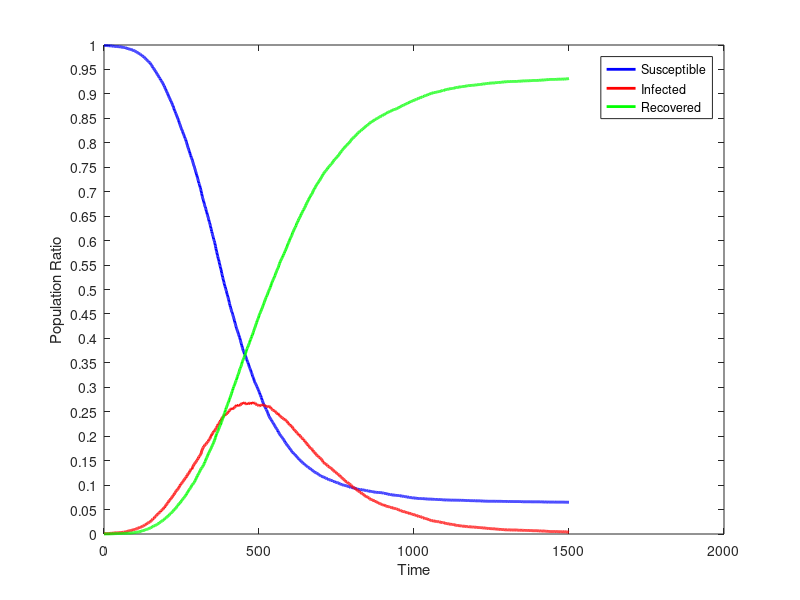

The MATLAB source for this figure:
dynamics = [
9990,10,0;
9990,10,0;
9990,10,0;
9990,10,0;
9990,9,1;
9990,8,2;
9990,8,2;
9989,9,2;
9988,10,2;
9988,10,2;
9987,11,2;
9987,11,2;
9986,12,2;
9986,12,2;
9985,13,2;
9985,13,2;
9984,14,2;
9984,13,3;
9984,13,3;
9984,13,3;
9982,15,3;
9982,15,3;
9982,15,3;
9981,16,3;
9981,15,4;
9980,16,4;
9980,16,4;
9980,16,4;
9980,15,5;
9977,18,5;
9975,20,5;
9974,21,5;
9973,22,5;
9973,22,5;
9973,20,7;
9972,21,7;
9972,21,7;
9971,22,7;
9970,23,7;
9969,24,7;
9968,25,7;
9968,24,8;
9967,25,8;
9967,24,9;
9966,25,9;
9965,26,9;
9965,26,9;
9965,26,9;
9965,26,9;
9965,26,9;
9965,26,9;
9963,28,9;
9961,30,9;
9960,31,9;
9960,31,9;
9959,32,9;
9959,32,9;
9958,32,10;
9957,33,10;
9956,34,10;
9954,36,10;
9953,36,11;
9951,38,11;
9949,39,12;
9949,39,12;
9948,38,14;
9948,38,14;
9947,39,14;
9946,40,14;
9945,41,14;
9941,44,15;
9938,47,15;
9935,50,15;
9935,50,15;
9933,52,15;
9930,55,15;
9928,56,16;
9927,57,16;
9924,59,17;
9921,62,17;
9920,63,17;
9918,64,18;
9915,67,18;
9915,67,18;
9914,68,18;
9912,70,18;
9912,70,18;
9910,72,18;
9906,76,18;
9903,77,20;
9901,78,21;
9898,80,22;
9897,81,22;
9894,83,23;
9894,81,25;
9889,86,25;
9885,89,26;
9884,89,27;
9881,91,28;
9878,92,30;
9874,95,31;
9871,96,33;
9867,100,33;
9864,103,33;
9860,106,34;
9857,106,37;
9851,111,38;
9849,112,39;
9845,116,39;
9840,119,41;
9837,121,42;
9834,123,43;
9830,126,44;
9827,127,46;
9822,132,46;
9818,135,47;
9817,133,50;
9812,138,50;
9807,140,53;
9803,143,54;
9797,144,59;
9793,145,62;
9790,148,62;
9784,152,64;
9775,158,67;
9771,160,69;
9768,161,71;
9765,163,72;
9761,167,72;
9753,174,73;
9745,179,76;
9737,185,78;
9731,190,79;
9728,188,84;
9723,190,87;
9715,197,88;
9707,203,90;
9703,203,94;
9694,210,96;
9687,216,97;
9680,221,99;
9675,223,102;
9669,228,103;
9666,230,104;
9656,237,107;
9651,239,110;
9645,243,112;
9640,243,117;
9634,247,119;
9631,249,120;
9618,257,125;
9610,261,129;
9599,268,133;
9588,277,135;
9582,280,138;
9570,289,141;
9561,292,147;
9551,299,150;
9535,313,152;
9528,313,159;
9521,314,165;
9514,319,167;
9504,327,169;
9494,336,170;
9483,347,170;
9472,356,172;
9459,364,177;
9456,365,179;
9445,371,184;
9432,380,188;
9422,385,193;
9410,394,196;
9399,399,202;
9394,403,203;
9382,411,207;
9369,422,209;
9358,429,213;
9348,433,219;
9339,436,225;
9323,443,234;
9318,445,237;
9311,449,240;
9302,453,245;
9283,470,247;
9274,474,252;
9265,479,256;
9258,480,262;
9247,488,265;
9238,493,269;
9228,496,276;
9215,505,280;
9202,514,284;
9187,527,286;
9173,537,290;
9166,538,296;
9154,538,308;
9133,555,312;
9119,560,321;
9103,572,325;
9095,577,328;
9077,592,331;
9061,602,337;
9047,610,343;
9036,617,347;
9021,625,354;
9009,630,361;
8996,637,367;
8978,652,370;
8960,661,379;
8948,670,382;
8932,682,386;
8918,686,396;
8906,693,401;
8892,699,409;
8879,708,413;
8862,722,416;
8854,721,425;
8837,732,431;
8823,741,436;
8810,748,442;
8793,760,447;
8779,766,455;
8762,777,461;
8749,782,469;
8726,796,478;
8709,803,488;
8694,807,499;
8671,825,504;
8654,837,509;
8644,843,513;
8630,851,519;
8611,861,528;
8597,872,531;
8578,882,540;
8563,888,549;
8547,893,560;
8530,902,568;
8515,911,574;
8500,920,580;
8483,924,593;
8467,935,598;
8450,942,608;
8426,954,620;
8408,966,626;
8389,982,629;
8374,989,637;
8354,1002,644;
8333,1019,648;
8315,1023,662;
8301,1031,668;
8287,1037,676;
8268,1043,689;
8254,1051,695;
8235,1060,705;
8221,1065,714;
8202,1076,722;
8185,1086,729;
8172,1094,734;
8153,1104,743;
8135,1113,752;
8118,1124,758;
8098,1134,768;
8087,1139,774;
8071,1147,782;
8057,1151,792;
8031,1167,802;
8008,1173,819;
7990,1181,829;
7971,1193,836;
7944,1213,843;
7927,1218,855;
7903,1232,865;
7888,1231,881;
7865,1239,896;
7848,1249,903;
7832,1258,910;
7813,1270,917;
7788,1287,925;
7770,1297,933;
7750,1309,941;
7734,1316,950;
7709,1329,962;
7695,1327,978;
7681,1325,994;
7665,1333,1002;
7640,1352,1008;
7620,1368,1012;
7597,1382,1021;
7577,1392,1031;
7555,1404,1041;
7534,1419,1047;
7517,1426,1057;
7496,1434,1070;
7474,1443,1083;
7453,1455,1092;
7432,1464,1104;
7410,1470,1120;
7387,1479,1134;
7367,1486,1147;
7342,1499,1159;
7321,1508,1171;
7297,1514,1189;
7273,1528,1199;
7250,1540,1210;
7229,1547,1224;
7202,1562,1236;
7176,1580,1244;
7164,1585,1251;
7143,1593,1264;
7119,1599,1282;
7093,1609,1298;
7073,1618,1309;
7049,1630,1321;
7020,1645,1335;
6994,1665,1341;
6963,1691,1346;
6932,1710,1358;
6904,1728,1368;
6880,1745,1375;
6858,1758,1384;
6836,1767,1397;
6814,1773,1413;
6789,1791,1420;
6765,1795,1440;
6739,1809,1452;
6717,1813,1470;
6695,1826,1479;
6684,1827,1489;
6658,1834,1508;
6635,1836,1529;
6606,1849,1545;
6586,1858,1556;
6566,1868,1566;
6540,1875,1585;
6515,1886,1599;
6496,1888,1616;
6473,1892,1635;
6452,1900,1648;
6427,1917,1656;
6397,1933,1670;
6375,1942,1683;
6357,1946,1697;
6333,1955,1712;
6308,1968,1724;
6280,1984,1736;
6252,2001,1747;
6232,2007,1761;
6191,2034,1775;
6177,2031,1792;
6148,2047,1805;
6125,2058,1817;
6101,2067,1832;
6081,2076,1843;
6057,2084,1859;
6024,2102,1874;
6004,2102,1894;
5988,2101,1911;
5961,2115,1924;
5934,2122,1944;
5904,2134,1962;
5877,2144,1979;
5840,2155,2005;
5807,2167,2026;
5781,2171,2048;
5759,2181,2060;
5727,2202,2071;
5699,2213,2088;
5675,2224,2101;
5646,2244,2110;
5627,2249,2124;
5605,2251,2144;
5577,2259,2164;
5548,2273,2179;
5520,2282,2198;
5493,2295,2212;
5468,2307,2225;
5439,2326,2235;
5416,2330,2254;
5396,2331,2273;
5359,2354,2287;
5329,2367,2304;
5302,2374,2324;
5280,2375,2345;
5248,2391,2361;
5222,2402,2376;
5197,2406,2397;
5172,2408,2420;
5143,2412,2445;
5121,2418,2461;
5092,2433,2475;
5069,2442,2489;
5052,2432,2516;
5026,2436,2538;
5002,2447,2551;
4980,2447,2573;
4965,2449,2586;
4930,2464,2606;
4908,2467,2625;
4889,2468,2643;
4864,2479,2657;
4839,2490,2671;
4817,2491,2692;
4799,2497,2704;
4763,2513,2724;
4737,2521,2742;
4713,2527,2760;
4683,2537,2780;
4664,2541,2795;
4636,2554,2810;
4616,2554,2830;
4593,2559,2848;
4572,2556,2872;
4547,2565,2888;
4537,2553,2910;
4517,2558,2925;
4491,2568,2941;
4470,2562,2968;
4451,2565,2984;
4427,2567,3006;
4409,2573,3018;
4381,2588,3031;
4360,2591,3049;
4332,2600,3068;
4308,2607,3085;
4287,2613,3100;
4264,2616,3120;
4243,2619,3138;
4216,2638,3146;
4198,2632,3170;
4180,2627,3193;
4161,2623,3216;
4142,2625,3233;
4126,2621,3253;
4106,2626,3268;
4080,2640,3280;
4066,2634,3300;
4048,2630,3322;
4025,2628,3347;
4009,2626,3365;
3987,2630,3383;
3959,2645,3396;
3936,2649,3415;
3915,2655,3430;
3892,2662,3446;
3863,2671,3466;
3843,2664,3493;
3817,2665,3518;
3795,2671,3534;
3780,2670,3550;
3750,2685,3565;
3738,2681,3581;
3724,2676,3600;
3707,2680,3613;
3683,2687,3630;
3670,2680,3650;
3663,2673,3664;
3649,2666,3685;
3632,2663,3705;
3613,2663,3724;
3593,2664,3743;
3577,2657,3766;
3562,2652,3786;
3539,2665,3796;
3523,2661,3816;
3510,2664,3826;
3497,2659,3844;
3474,2669,3857;
3453,2672,3875;
3431,2677,3892;
3411,2680,3909;
3394,2681,3925;
3382,2671,3947;
3369,2661,3970;
3352,2666,3982;
3330,2676,3994;
3310,2681,4009;
3294,2675,4031;
3279,2675,4046;
3263,2671,4066;
3234,2691,4075;
3216,2690,4094;
3207,2675,4118;
3191,2673,4136;
3171,2674,4155;
3150,2679,4171;
3130,2681,4189;
3112,2682,4206;
3094,2681,4225;
3085,2674,4241;
3074,2661,4265;
3061,2658,4281;
3048,2652,4300;
3034,2643,4323;
3019,2645,4336;
3007,2636,4357;
2988,2639,4373;
2973,2639,4388;
2959,2636,4405;
2945,2635,4420;
2927,2631,4442;
2913,2621,4466;
2899,2620,4481;
2884,2619,4497;
2860,2628,4512;
2843,2634,4523;
2834,2632,4534;
2818,2631,4551;
2794,2631,4575;
2782,2629,4589;
2759,2639,4602;
2738,2644,4618;
2730,2639,4631;
2707,2641,4652;
2687,2643,4670;
2675,2639,4686;
2657,2637,4706;
2645,2634,4721;
2629,2636,4735;
2610,2633,4757;
2601,2627,4772;
2590,2616,4794;
2574,2615,4811;
2554,2618,4828;
2547,2613,4840;
2539,2612,4849;
2528,2605,4867;
2512,2606,4882;
2496,2609,4895;
2479,2606,4915;
2464,2603,4933;
2448,2602,4950;
2425,2611,4964;
2409,2612,4979;
2400,2606,4994;
2386,2604,5010;
2378,2599,5023;
2367,2596,5037;
2359,2591,5050;
2349,2578,5073;
2339,2569,5092;
2330,2557,5113;
2315,2555,5130;
2304,2549,5147;
2295,2546,5159;
2287,2535,5178;
2277,2531,5192;
2270,2526,5204;
2257,2526,5217;
2245,2524,5231;
2232,2519,5249;
2221,2519,5260;
2211,2511,5278;
2199,2511,5290;
2190,2499,5311;
2178,2493,5329;
2166,2488,5346;
2157,2478,5365;
2149,2470,5381;
2141,2466,5393;
2129,2463,5408;
2120,2457,5423;
2110,2452,5438;
2089,2463,5448;
2080,2455,5465;
2071,2439,5490;
2060,2431,5509;
2051,2419,5530;
2040,2418,5542;
2028,2410,5562;
2015,2411,5574;
2007,2405,5588;
2001,2396,5603;
1992,2391,5617;
1986,2384,5630;
1977,2383,5640;
1970,2379,5651;
1961,2375,5664;
1954,2363,5683;
1941,2362,5697;
1933,2358,5709;
1924,2348,5728;
1916,2346,5738;
1905,2345,5750;
1894,2336,5770;
1876,2340,5784;
1871,2336,5793;
1859,2329,5812;
1852,2321,5827;
1846,2312,5842;
1836,2308,5856;
1827,2303,5870;
1812,2302,5886;
1807,2287,5906;
1802,2272,5926;
1793,2267,5940;
1787,2259,5954;
1776,2259,5965;
1767,2251,5982;
1759,2244,5997;
1746,2242,6012;
1741,2226,6033;
1729,2222,6049;
1720,2221,6059;
1715,2213,6072;
1706,2211,6083;
1699,2204,6097;
1687,2203,6110;
1679,2193,6128;
1673,2177,6150;
1669,2165,6166;
1662,2161,6177;
1657,2150,6193;
1645,2148,6207;
1642,2134,6224;
1634,2127,6239;
1632,2116,6252;
1624,2113,6263;
1615,2113,6272;
1610,2105,6285;
1602,2096,6302;
1597,2090,6313;
1590,2076,6334;
1579,2069,6352;
1573,2063,6364;
1562,2062,6376;
1558,2055,6387;
1549,2045,6406;
1545,2043,6412;
1539,2028,6433;
1531,2020,6449;
1520,2025,6455;
1514,2017,6469;
1511,2010,6479;
1503,2007,6490;
1499,1994,6507;
1496,1983,6521;
1487,1974,6539;
1480,1968,6552;
1473,1967,6560;
1467,1960,6573;
1461,1953,6586;
1455,1946,6599;
1449,1942,6609;
1447,1925,6628;
1444,1922,6634;
1438,1917,6645;
1431,1911,6658;
1429,1903,6668;
1419,1902,6679;
1414,1888,6698;
1410,1879,6711;
1405,1875,6720;
1398,1861,6741;
1392,1854,6754;
1389,1847,6764;
1380,1841,6779;
1377,1834,6789;
1370,1830,6800;
1364,1822,6814;
1364,1806,6830;
1358,1803,6839;
1354,1794,6852;
1350,1784,6866;
1348,1777,6875;
1340,1768,6892;
1339,1765,6896;
1334,1754,6912;
1327,1751,6922;
1318,1751,6931;
1316,1742,6942;
1312,1740,6948;
1306,1735,6959;
1302,1726,6972;
1298,1718,6984;
1294,1702,7004;
1289,1690,7021;
1287,1681,7032;
1279,1679,7042;
1274,1675,7051;
1267,1674,7059;
1262,1664,7074;
1259,1656,7085;
1257,1647,7096;
1252,1640,7108;
1251,1630,7119;
1248,1619,7133;
1246,1611,7143;
1241,1606,7153;
1237,1604,7159;
1234,1597,7169;
1230,1593,7177;
1226,1589,7185;
1223,1577,7200;
1215,1574,7211;
1211,1570,7219;
1206,1566,7228;
1202,1564,7234;
1196,1558,7246;
1192,1553,7255;
1187,1543,7270;
1181,1540,7279;
1181,1531,7288;
1178,1522,7300;
1175,1513,7312;
1173,1505,7322;
1172,1495,7333;
1170,1487,7343;
1169,1472,7359;
1166,1467,7367;
1161,1465,7374;
1160,1454,7386;
1154,1449,7397;
1152,1441,7407;
1150,1437,7413;
1145,1436,7419;
1144,1431,7425;
1142,1428,7430;
1141,1421,7438;
1137,1415,7448;
1132,1414,7454;
1127,1410,7463;
1126,1402,7472;
1125,1389,7486;
1119,1385,7496;
1115,1385,7500;
1111,1381,7508;
1110,1373,7517;
1109,1368,7523;
1108,1361,7531;
1106,1358,7536;
1104,1356,7540;
1102,1351,7547;
1098,1347,7555;
1096,1339,7565;
1095,1336,7569;
1093,1331,7576;
1090,1327,7583;
1086,1321,7593;
1085,1312,7603;
1077,1304,7619;
1076,1297,7627;
1074,1290,7636;
1071,1286,7643;
1070,1284,7646;
1067,1276,7657;
1061,1278,7661;
1060,1272,7668;
1059,1269,7672;
1058,1261,7681;
1058,1253,7689;
1056,1247,7697;
1055,1238,7707;
1053,1234,7713;
1049,1231,7720;
1047,1227,7726;
1044,1220,7736;
1043,1214,7743;
1041,1209,7750;
1036,1207,7757;
1032,1204,7764;
1028,1194,7778;
1027,1186,7787;
1024,1177,7799;
1021,1174,7805;
1017,1168,7815;
1014,1164,7822;
1011,1162,7827;
1010,1157,7833;
1007,1148,7845;
1006,1142,7852;
1004,1135,7861;
1003,1129,7868;
1002,1124,7874;
999,1118,7883;
998,1114,7888;
997,1109,7894;
997,1102,7901;
995,1097,7908;
992,1086,7922;
990,1079,7931;
988,1076,7936;
986,1071,7943;
984,1065,7951;
983,1063,7954;
979,1064,7957;
978,1059,7963;
978,1051,7971;
976,1047,7977;
974,1038,7988;
973,1035,7992;
969,1031,8000;
966,1028,8006;
965,1025,8010;
963,1019,8018;
960,1014,8026;
957,1009,8034;
950,1006,8044;
950,998,8052;
949,989,8062;
949,980,8071;
946,974,8080;
946,967,8087;
946,960,8094;
944,959,8097;
942,954,8104;
942,949,8109;
940,945,8115;
939,945,8116;
939,942,8119;
939,935,8126;
935,930,8135;
932,927,8141;
931,920,8149;
930,914,8156;
928,907,8165;
927,904,8169;
927,897,8176;
923,895,8182;
920,888,8192;
915,885,8200;
914,881,8205;
913,878,8209;
910,875,8215;
910,869,8221;
909,867,8224;
909,858,8233;
909,852,8239;
909,849,8242;
909,848,8243;
907,844,8249;
907,836,8257;
906,830,8264;
906,824,8270;
904,823,8273;
903,821,8276;
901,814,8285;
900,811,8289;
898,811,8291;
896,806,8298;
896,798,8306;
896,795,8309;
895,788,8317;
895,782,8323;
894,774,8332;
893,771,8336;
892,766,8342;
892,760,8348;
885,765,8350;
884,763,8353;
884,759,8357;
882,756,8362;
882,752,8366;
882,747,8371;
881,742,8377;
879,740,8381;
876,735,8389;
876,725,8399;
876,718,8406;
875,714,8411;
873,712,8415;
872,709,8419;
872,705,8423;
871,703,8426;
870,703,8427;
869,701,8430;
868,695,8437;
867,694,8439;
864,694,8442;
863,690,8447;
862,686,8452;
859,686,8455;
858,681,8461;
857,678,8465;
855,678,8467;
855,669,8476;
854,665,8481;
854,664,8482;
854,660,8486;
854,659,8487;
854,656,8490;
853,653,8494;
851,652,8497;
851,648,8501;
850,646,8504;
850,639,8511;
849,637,8514;
849,633,8518;
848,631,8521;
848,627,8525;
848,623,8529;
848,620,8532;
847,618,8535;
846,615,8539;
845,612,8543;
843,611,8546;
843,608,8549;
843,607,8550;
843,604,8553;
842,597,8561;
840,595,8565;
839,594,8567;
837,595,8568;
837,590,8573;
832,595,8573;
832,593,8575;
832,589,8579;
830,585,8585;
829,579,8592;
828,576,8596;
828,574,8598;
825,570,8605;
824,571,8605;
824,568,8608;
820,566,8614;
817,565,8618;
816,562,8622;
814,562,8624;
814,559,8627;
813,557,8630;
812,556,8632;
811,555,8634;
811,552,8637;
810,553,8637;
810,547,8643;
809,547,8644;
806,546,8648;
803,544,8653;
802,544,8654;
801,540,8659;
800,535,8665;
800,534,8666;
798,532,8670;
797,531,8672;
796,528,8676;
796,528,8676;
796,527,8677;
796,525,8679;
794,526,8680;
794,524,8682;
794,522,8684;
792,522,8686;
792,517,8691;
791,517,8692;
790,516,8694;
790,512,8698;
790,507,8703;
789,506,8705;
788,504,8708;
788,502,8710;
787,500,8713;
787,496,8717;
786,494,8720;
785,492,8723;
785,489,8726;
782,487,8731;
780,486,8734;
780,477,8743;
779,476,8745;
778,474,8748;
776,474,8750;
775,473,8752;
775,469,8756;
775,465,8760;
774,464,8762;
774,461,8765;
773,461,8766;
771,459,8770;
770,456,8774;
769,455,8776;
768,453,8779;
767,453,8780;
765,451,8784;
762,452,8786;
762,448,8790;
760,448,8792;
759,443,8798;
759,440,8801;
758,439,8803;
758,436,8806;
758,434,8808;
756,429,8815;
754,428,8818;
752,429,8819;
751,430,8819;
751,428,8821;
751,423,8826;
748,425,8827;
746,420,8834;
745,416,8839;
744,414,8842;
742,414,8844;
742,413,8845;
742,411,8847;
742,408,8850;
742,403,8855;
741,402,8857;
739,402,8859;
738,400,8862;
737,400,8863;
737,397,8866;
736,394,8870;
736,391,8873;
735,390,8875;
735,387,8878;
734,387,8879;
734,386,8880;
734,381,8885;
732,382,8886;
732,376,8892;
732,372,8896;
729,372,8899;
728,372,8900;
728,371,8901;
728,368,8904;
727,365,8908;
727,362,8911;
727,358,8915;
725,358,8917;
725,357,8918;
724,357,8919;
723,354,8923;
723,353,8924;
723,350,8927;
723,349,8928;
723,347,8930;
723,346,8931;
723,343,8934;
723,339,8938;
723,332,8945;
722,330,8948;
722,330,8948;
721,329,8950;
721,327,8952;
721,325,8954;
721,320,8959;
720,319,8961;
720,317,8963;
718,316,8966;
718,313,8969;
717,312,8971;
716,312,8972;
716,309,8975;
716,308,8976;
715,308,8977;
714,303,8983;
714,301,8985;
714,297,8989;
714,295,8991;
714,294,8992;
714,292,8994;
714,291,8995;
714,287,8999;
714,284,9002;
713,280,9007;
713,280,9007;
713,277,9010;
713,275,9012;
713,272,9015;
713,270,9017;
712,270,9018;
711,271,9018;
711,270,9019;
710,270,9020;
710,266,9024;
710,265,9025;
710,263,9027;
708,264,9028;
708,263,9029;
708,263,9029;
708,260,9032;
708,260,9032;
707,260,9033;
707,258,9035;
707,255,9038;
707,255,9038;
707,253,9040;
706,252,9042;
705,251,9044;
705,250,9045;
705,250,9045;
705,249,9046;
703,250,9047;
703,249,9048;
703,247,9050;
703,244,9053;
703,243,9054;
703,242,9055;
703,239,9058;
702,236,9062;
700,237,9063;
700,236,9064;
700,235,9065;
700,231,9069;
699,232,9069;
699,232,9069;
699,232,9069;
697,230,9073;
697,226,9077;
697,226,9077;
697,225,9078;
697,223,9080;
697,219,9084;
697,218,9085;
697,216,9087;
695,215,9090;
695,214,9091;
695,214,9091;
695,212,9093;
695,212,9093;
695,210,9095;
695,208,9097;
695,206,9099;
694,206,9100;
694,205,9101;
694,205,9101;
694,203,9103;
694,202,9104;
694,199,9107;
694,198,9108;
693,199,9108;
693,198,9109;
693,198,9109;
693,198,9109;
692,199,9109;
692,197,9111;
692,195,9113;
692,194,9114;
692,194,9114;
692,191,9117;
692,188,9120;
692,188,9120;
692,186,9122;
692,184,9124;
692,182,9126;
692,181,9127;
692,181,9127;
692,180,9128;
691,180,9129;
691,177,9132;
691,176,9133;
691,174,9135;
691,174,9135;
691,171,9138;
691,171,9138;
691,170,9139;
691,170,9139;
691,170,9139;
691,169,9140;
691,169,9140;
690,169,9141;
690,166,9144;
690,165,9145;
690,165,9145;
690,162,9148;
690,162,9148;
689,163,9148;
689,163,9148;
689,161,9150;
689,160,9151;
689,160,9151;
689,159,9152;
688,160,9152;
688,159,9153;
687,159,9154;
686,160,9154;
686,157,9157;
686,156,9158;
686,156,9158;
686,154,9160;
686,151,9163;
686,149,9165;
686,149,9165;
685,149,9166;
685,149,9166;
684,150,9166;
683,151,9166;
683,150,9167;
683,148,9169;
683,147,9170;
682,147,9171;
682,147,9171;
682,146,9172;
681,146,9173;
681,146,9173;
681,146,9173;
681,144,9175;
681,144,9175;
681,144,9175;
681,142,9177;
681,142,9177;
681,142,9177;
681,141,9178;
681,141,9178;
681,140,9179;
680,141,9179;
680,140,9180;
679,140,9181;
679,140,9181;
679,140,9181;
679,139,9182;
678,139,9183;
678,139,9183;
678,136,9186;
678,136,9186;
678,136,9186;
678,135,9187;
678,134,9188;
678,134,9188;
678,132,9190;
678,132,9190;
678,132,9190;
678,130,9192;
678,130,9192;
678,130,9192;
678,129,9193;
677,129,9194;
676,129,9195;
676,128,9196;
676,126,9198;
675,127,9198;
673,125,9202;
673,125,9202;
673,125,9202;
673,125,9202;
673,124,9203;
673,124,9203;
673,123,9204;
673,122,9205;
672,122,9206;
672,122,9206;
672,122,9206;
672,120,9208;
671,120,9209;
671,119,9210;
671,118,9211;
671,116,9213;
671,116,9213;
671,116,9213;
670,117,9213;
670,116,9214;
670,114,9216;
670,114,9216;
670,111,9219;
670,111,9219;
670,110,9220;
670,109,9221;
670,109,9221;
670,109,9221;
670,108,9222;
670,108,9222;
670,108,9222;
670,108,9222;
670,108,9222;
670,108,9222;
670,108,9222;
670,107,9223;
670,106,9224;
670,106,9224;
670,105,9225;
670,104,9226;
670,104,9226;
670,104,9226;
670,104,9226;
670,103,9227;
670,100,9230;
669,101,9230;
669,99,9232;
669,99,9232;
669,99,9232;
669,99,9232;
669,99,9232;
669,99,9232;
669,99,9232;
669,98,9233;
669,96,9235;
669,96,9235;
669,95,9236;
669,95,9236;
669,94,9237;
669,94,9237;
669,93,9238;
669,93,9238;
668,94,9238;
668,92,9240;
668,92,9240;
668,92,9240;
667,91,9242;
667,90,9243;
667,89,9244;
667,88,9245;
667,88,9245;
667,88,9245;
667,88,9245;
667,88,9245;
667,85,9248;
667,85,9248;
667,85,9248;
667,85,9248;
667,84,9249;
666,85,9249;
666,85,9249;
665,86,9249;
665,86,9249;
665,85,9250;
665,84,9251;
665,84,9251;
665,84,9251;
664,83,9253;
664,83,9253;
664,83,9253;
664,83,9253;
664,83,9253;
664,83,9253;
664,83,9253;
664,82,9254;
664,82,9254;
664,82,9254;
664,82,9254;
664,81,9255;
664,81,9255;
664,81,9255;
663,82,9255;
663,82,9255;
663,82,9255;
663,82,9255;
663,82,9255;
663,82,9255;
663,82,9255;
663,82,9255;
663,82,9255;
663,81,9256;
663,81,9256;
663,81,9256;
663,81,9256;
663,80,9257;
663,79,9258;
663,79,9258;
663,78,9259;
663,78,9259;
663,77,9260;
662,78,9260;
662,78,9260;
662,77,9261;
662,77,9261;
662,76,9262;
662,76,9262;
662,76,9262;
661,77,9262;
661,76,9263;
659,78,9263;
659,77,9264;
659,77,9264;
659,77,9264;
659,76,9265;
659,76,9265;
659,75,9266;
659,74,9267;
659,74,9267;
659,74,9267;
659,74,9267;
659,74,9267;
659,74,9267;
659,74,9267;
659,74,9267;
659,74,9267;
659,74,9267;
659,74,9267;
659,73,9268;
659,72,9269;
659,72,9269;
659,72,9269;
659,72,9269;
659,72,9269;
659,72,9269;
659,72,9269;
659,71,9270;
659,71,9270;
658,72,9270;
658,71,9271;
658,70,9272;
658,68,9274;
658,68,9274;
658,67,9275;
658,67,9275;
658,67,9275;
658,67,9275;
658,67,9275;
658,67,9275;
658,67,9275;
658,67,9275;
658,67,9275;
658,67,9275;
658,67,9275;
658,67,9275;
658,67,9275;
658,67,9275;
658,67,9275;
658,67,9275;
658,67,9275;
658,65,9277;
658,65,9277;
658,64,9278;
658,64,9278;
658,64,9278;
658,64,9278;
658,63,9279;
658,62,9280;
658,61,9281;
658,61,9281;
658,61,9281;
657,62,9281;
657,61,9282;
657,60,9283;
656,61,9283;
656,61,9283;
656,61,9283;
655,62,9283;
655,61,9284;
655,61,9284;
655,61,9284;
655,61,9284;
655,59,9286;
655,58,9287;
654,58,9288;
654,57,9289;
654,57,9289;
654,57,9289;
654,57,9289;
654,57,9289;
654,56,9290;
654,56,9290;
654,54,9292;
654,54,9292;
653,54,9293;
653,54,9293;
653,53,9294;
653,53,9294;
653,52,9295;
653,51,9296;
653,51,9296;
653,50,9297;
653,50,9297;
653,50,9297;
653,50,9297;
653,50,9297;
653,50,9297;
653,50,9297;
653,50,9297;
653,50,9297;
653,50,9297;
653,50,9297;
653,50,9297;
653,50,9297;
653,50,9297;
653,50,9297;
652,51,9297;
652,51,9297;
652,51,9297;
652,50,9298;
652,49,9299;
652,49,9299;
652,48,9300;
652,48,9300;
652,48,9300;
652,48,9300;
652,48,9300;
652,47,9301;
652,47,9301;
652,47,9301;
652,47,9301;
652,47,9301;
652,47,9301;
652,46,9302;
652,46,9302;
652,46,9302;
652,46,9302;
652,46,9302;
652,46,9302;
652,46,9302;
652,46,9302;
652,46,9302;
652,45,9303;
652,45,9303;
651,46,9303;
651,46,9303;
651,45,9304;
651,45,9304;
651,44,9305;
651,43,9306;
651,43,9306;
650,44,9306;
650,44,9306;
650,44,9306;
650,43,9307;
650,42,9308;
650,41,9309;
650,41,9309;
650,40,9310;
650,39,9311;
650,38,9312;
650,37,9313;
];
susceptible = dynamics (:, 1);
infected = dynamics (:, 2);
recovered = dynamics (:, 3);
totalPopulation = susceptible(1) + infected(1) + recovered(1);
susceptibleRatio = susceptible ./ totalPopulation;
infectedRatio = infected ./ totalPopulation;
recoveredRatio = recovered ./ totalPopulation;
steps = length (susceptible);
indices = 0 : steps - 1;
figure
plot (indices, susceptibleRatio.', 'color', 'blue', 'linewidth', 2);
hold on
plot (indices, infectedRatio.', 'color', 'red', 'linewidth', 2);
hold on
plot (indices, recoveredRatio.', 'color', 'green', 'linewidth', 2);
set(gca,'YTick',0:0.05:1.0);
xlabel ('Time');
ylabel ('Population Ratio');
legend('Susceptible','Infected', 'Recovered');
